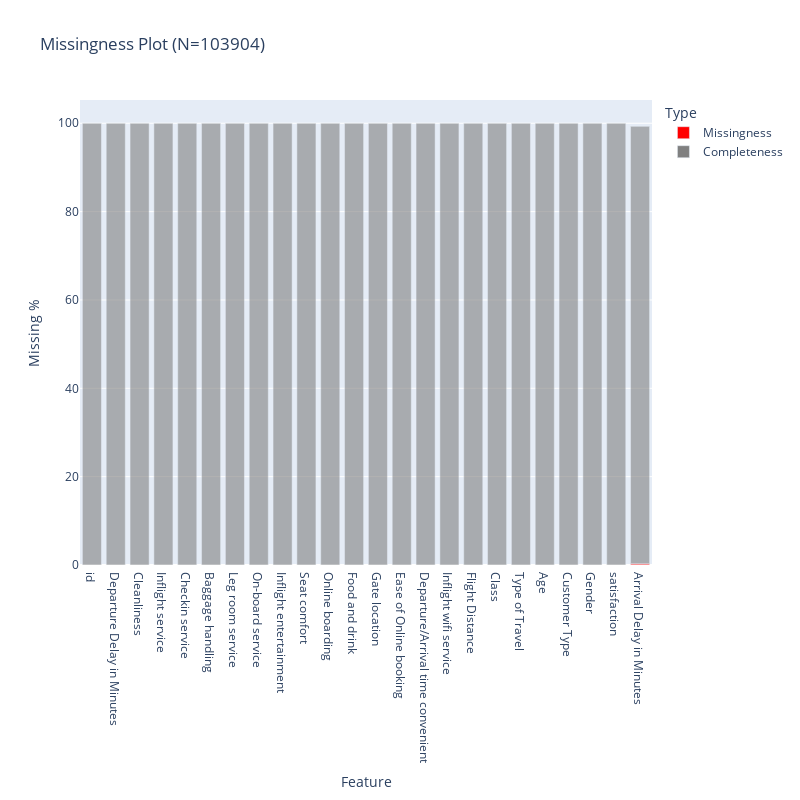

Notebook source saved alongside this figure:
### Markdown cell above
#### Check for NAs

### Code cell
# Any missing values in the dataset
def plot_missingness(df: pd.DataFrame=df) -> None:
    nan_df = pd.DataFrame(df.isna().sum()).reset_index()
    nan_df.columns  = ['Column', 'NaN_Count']
    nan_df['NaN_Count'] = nan_df['NaN_Count'].astype('int')
    nan_df['NaN_%'] = round(nan_df['NaN_Count']/df.shape[0] * 100,4)
    nan_df['Type']  = 'Missingness'
    nan_df.sort_values('NaN_%', inplace=True)

    # Add completeness
    for i in range(nan_df.shape[0]):
        complete_df = pd.DataFrame([nan_df.loc[i,'Column'],df.shape[0] - nan_df.loc[i,'NaN_Count'],100 - nan_df.loc[i,'NaN_%'], 'Completeness']).T
        complete_df.columns  = ['Column','NaN_Count','NaN_%','Type']
        complete_df['NaN_%'] = complete_df['NaN_%'].astype('int')
        complete_df['NaN_Count'] = complete_df['NaN_Count'].astype('int')
        nan_df = pd.concat([nan_df,complete_df], sort=True)
            
    nan_df = nan_df.rename(columns={"Column": "Feature", "NaN_%": "Missing %"})

    # Missingness Plot
    fig = px.bar(nan_df,
                 x='Feature',
                 y='Missing %',
                 title=f"Missingness Plot (N={df.shape[0]})",
                 color='Type',
                 opacity = 0.6,
                 color_discrete_sequence=['red','#808080'],
                 width=800,
                 height=800)
    fig.show()

plot_missingness(df)

print("Missing 310 values if the 'Arrival Delay in Minutes'column; approximately 0.29%.")

### Figure 1 — Plotly figure (JSON) as saved in the notebook; plotly's stock layout.template omitted (floating-point values rounded to 4 significant figures)
{"data": [{"alignmentgroup": "True", "hovertemplate": "Type=Missingness<br>Feature=%{x}<br>Missing %=%{y}<extra></extra>", "legendgroup": "Missingness", "marker": {"color": "red", "opacity": 0.6, "pattern": {"shape": ""}}, "name": "Missingness", "offsetgroup": "Missingness", "orientation": "v", "showlegend": true, "textposition": "auto", "type": "bar", "x": ["id", "Departure Delay in Minutes", "Cleanliness", "Inflight service", "Checkin service", "Baggage handling", "Leg room service", "On-board service", "Inflight entertainment", "Seat comfort", "Online boarding", "Food and drink", "Gate location", "Ease of Online booking", "Departure/Arrival time convenient", "Inflight wifi service", "Flight Distance", "Class", "Type of Travel", "Age", "Customer Type", "Gender", "satisfaction", "Arrival Delay in Minutes"], "xaxis": "x", "y": [0, 0, 0, 0, 0, 0, 0, 0, 0, 0, 0, 0, 0, 0, 0, 0, 0, 0, 0, 0, 0, 0, 0, 0.2984], "yaxis": "y"}, {"alignmentgroup": "True", "hovertemplate": "Type=Completeness<br>Feature=%{x}<br>Missing %=%{y}<extra></extra>", "legendgroup": "Completeness", "marker": {"color": "#808080", "opacity": 0.6, "pattern": {"shape": ""}}, "name": "Completeness", "offsetgroup": "Completeness", "orientation": "v", "showlegend": true, "textposition": "auto", "type": "bar", "x": ["id", "Gender", "Customer Type", "Age", "Type of Travel", "Class", "Flight Distance", "Inflight wifi service", "Departure/Arrival time convenient", "Ease of Online booking", "Gate location", "Food and drink", "Online boarding", "Seat comfort", "Inflight entertainment", "On-board service", "Leg room service", "Baggage handling", "Checkin service", "Inflight service", "Cleanliness", "Departure Delay in Minutes", "Arrival Delay in Minutes", "satisfaction"], "xaxis": "x", "y": [100, 100, 100, 100, 100, 100, 100, 100, 100, 100, 100, 100, 100, 100, 100, 100, 100, 100, 100, 100, 100, 100, 99, 100], "yaxis": "y"}], "layout": {"barmode": "relative", "height": 800, "legend": {"title": {"text": "Type"}, "tracegroupgap": 0}, "title": {"text": "Missingness Plot (N=103904)"}, "width": 800, "xaxis": {"anchor": "y", "domain": [0, 1], "title": {"text": "Feature"}}, "yaxis": {"anchor": "x", "domain": [0, 1], "title": {"text": "Missing %"}}}}
